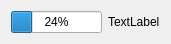
<?xml version="1.0" encoding="UTF-8"?>
<ui version="4.0">
 <class>ProgressBar</class>
 <widget class="QWidget" name="ProgressBar">
  <property name="geometry">
   <rect>
    <x>0</x>
    <y>0</y>
    <width>158</width>
    <height>39</height>
   </rect>
  </property>
  <property name="sizePolicy">
   <sizepolicy hsizetype="Preferred" vsizetype="Preferred">
    <horstretch>0</horstretch>
    <verstretch>0</verstretch>
   </sizepolicy>
  </property>
  <property name="windowTitle">
   <string>Form</string>
  </property>
  <layout class="QHBoxLayout" name="horizontalLayout">
   <item>
    <widget class="QProgressBar" name="progressBar">
     <property name="value">
      <number>24</number>
     </property>
    </widget>
   </item>
   <item>
    <widget class="QLabel" name="label">
     <property name="text">
      <string>TextLabel</string>
     </property>
    </widget>
   </item>
  </layout>
 </widget>
 <resources/>
 <connections/>
</ui>
